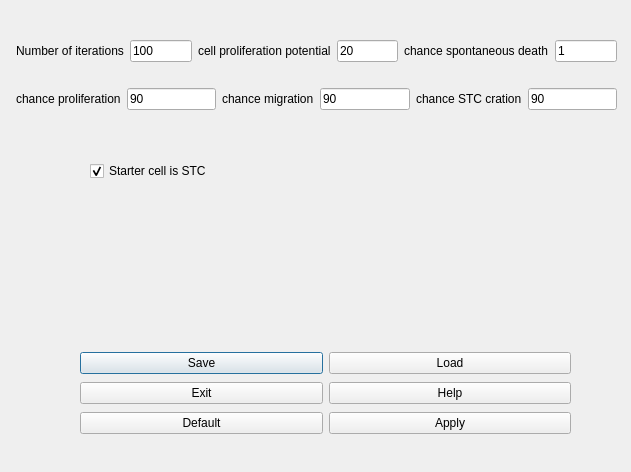
<?xml version="1.0" encoding="UTF-8"?>
<ui version="4.0">
 <class>settingswindow</class>
 <widget class="QDialog" name="settingswindow">
  <property name="geometry">
   <rect>
    <x>0</x>
    <y>0</y>
    <width>631</width>
    <height>472</height>
   </rect>
  </property>
  <property name="windowTitle">
   <string>Dialog</string>
  </property>
  <widget class="QWidget" name="verticalLayoutWidget">
   <property name="geometry">
    <rect>
     <x>16</x>
     <y>20</y>
     <width>601</width>
     <height>111</height>
    </rect>
   </property>
   <layout class="QVBoxLayout" name="verticalLayout">
    <item>
     <layout class="QHBoxLayout" name="horizontalLayout_6">
      <item>
       <widget class="QLabel" name="label_5">
        <property name="text">
         <string>Number of iterations</string>
        </property>
       </widget>
      </item>
      <item>
       <widget class="QLineEdit" name="lineEdit_5">
        <property name="text">
         <string>100</string>
        </property>
       </widget>
      </item>
      <item>
       <layout class="QHBoxLayout" name="horizontalLayout_3">
        <item>
         <widget class="QLabel" name="label_2">
          <property name="text">
           <string>cell proliferation potential</string>
          </property>
         </widget>
        </item>
        <item>
         <widget class="QLineEdit" name="lineEdit_2">
          <property name="text">
           <string>20</string>
          </property>
         </widget>
        </item>
       </layout>
      </item>
      <item>
       <layout class="QHBoxLayout" name="horizontalLayout_7">
        <item>
         <widget class="QLabel" name="label_6">
          <property name="text">
           <string>chance spontaneous death</string>
          </property>
         </widget>
        </item>
        <item>
         <widget class="QLineEdit" name="lineEdit_6">
          <property name="text">
           <string>1</string>
          </property>
         </widget>
        </item>
       </layout>
      </item>
     </layout>
    </item>
    <item>
     <layout class="QHBoxLayout" name="horizontalLayout_4">
      <item>
       <widget class="QLabel" name="label_3">
        <property name="text">
         <string>chance proliferation</string>
        </property>
       </widget>
      </item>
      <item>
       <widget class="QLineEdit" name="lineEdit_3">
        <property name="text">
         <string>90</string>
        </property>
       </widget>
      </item>
      <item>
       <layout class="QHBoxLayout" name="horizontalLayout_2">
        <item>
         <widget class="QLabel" name="label">
          <property name="text">
           <string>chance migration</string>
          </property>
         </widget>
        </item>
        <item>
         <widget class="QLineEdit" name="lineEdit">
          <property name="text">
           <string>90</string>
          </property>
         </widget>
        </item>
       </layout>
      </item>
      <item>
       <layout class="QHBoxLayout" name="horizontalLayout_5">
        <item>
         <widget class="QLabel" name="label_4">
          <property name="text">
           <string>chance STC cration</string>
          </property>
         </widget>
        </item>
        <item>
         <widget class="QLineEdit" name="lineEdit_4">
          <property name="text">
           <string>90</string>
          </property>
         </widget>
        </item>
       </layout>
      </item>
     </layout>
    </item>
   </layout>
  </widget>
  <widget class="QCheckBox" name="checkBox">
   <property name="geometry">
    <rect>
     <x>90</x>
     <y>160</y>
     <width>158</width>
     <height>22</height>
    </rect>
   </property>
   <property name="text">
    <string>Starter cell is STC</string>
   </property>
   <property name="checked">
    <bool>true</bool>
   </property>
  </widget>
  <widget class="QWidget" name="horizontalLayoutWidget">
   <property name="geometry">
    <rect>
     <x>80</x>
     <y>350</y>
     <width>491</width>
     <height>88</height>
    </rect>
   </property>
   <layout class="QHBoxLayout" name="horizontalLayout">
    <item>
     <layout class="QVBoxLayout" name="verticalLayout_2">
      <item>
       <widget class="QPushButton" name="SaveButton">
        <property name="text">
         <string>Save</string>
        </property>
       </widget>
      </item>
      <item>
       <widget class="QPushButton" name="ExitButton">
        <property name="text">
         <string>Exit</string>
        </property>
       </widget>
      </item>
      <item>
       <widget class="QPushButton" name="DefaultButton">
        <property name="text">
         <string>Default</string>
        </property>
       </widget>
      </item>
     </layout>
    </item>
    <item>
     <layout class="QVBoxLayout" name="verticalLayout_3">
      <item>
       <widget class="QPushButton" name="LoadButton">
        <property name="text">
         <string>Load</string>
        </property>
       </widget>
      </item>
      <item>
       <widget class="QPushButton" name="helpButton">
        <property name="text">
         <string>Help</string>
        </property>
       </widget>
      </item>
      <item>
       <widget class="QPushButton" name="ApplyButton">
        <property name="text">
         <string>Apply</string>
        </property>
       </widget>
      </item>
     </layout>
    </item>
   </layout>
  </widget>
 </widget>
 <resources/>
 <connections/>
</ui>
